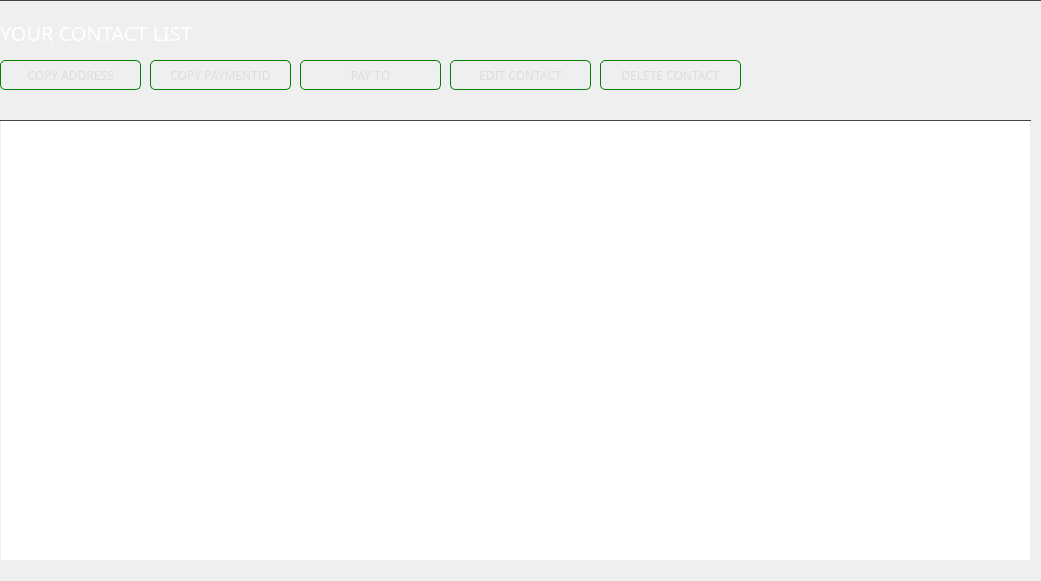
     <widget class="QGroupBox" name="addressBookBox">
      <property name="geometry">
       <rect>
        <x>210</x>
        <y>105</y>
        <width>1041</width>
        <height>581</height>
       </rect>
      </property>
      <property name="styleSheet">
       <string notr="true">border-top: 1px solid #444;</string>
      </property>
      <property name="title">
       <string/>
      </property>
      <widget class="QLabel" name="label_24">
       <property name="geometry">
        <rect>
         <x>0</x>
         <y>20</y>
         <width>241</width>
         <height>25</height>
        </rect>
       </property>
       <property name="font">
        <font>
         <family>Poppins</family>
         <pointsize>-1</pointsize>
        </font>
       </property>
       <property name="styleSheet">
        <string notr="true">color: #fff;
background: transparent;
font-size: 20px;
font-family: Poppins;
border: none;
text-align: left;
</string>
       </property>
       <property name="text">
        <string>YOUR CONTACT LIST</string>
       </property>
      </widget>
      <widget class="QTreeView" name="m_addressBookView">
       <property name="geometry">
        <rect>
         <x>0</x>
         <y>120</y>
         <width>1031</width>
         <height>441</height>
        </rect>
       </property>
       <property name="styleSheet">
        <string notr="true">QHeaderView::section {
	color: white;
	font-weight: bold;
	background-color: #282d31;
	font-family: 'Poppins';
    border-top: none;
	font-size: 14px;
 	border-bottom: 1px solid #444;
   	height: 37px;
}

QTreeView {
	font-family: 'Poppins';
border: none;
    color: #ccc;
font-size: 14px;
    height: 37px;
background-color: #282d31;
}

QTreeView::item {
	font-family: 'Poppins';
    color: #ccc;
	font-size: 14px;
    height: 37px;
}

QTreeView::branch:selected {
  background-color: green;
font-size: 14px;
  color: black;
}

QWidget:item:selected {
	font-family: 'Poppins';
background-color: #555;
font-size: 14px;
  color: #ccc;
}

border: none;
font-size: 14px;
font-family: 'Poppins';
color: #ccc;
</string>
       </property>
       <property name="sizeAdjustPolicy">
        <enum>QAbstractScrollArea::AdjustToContents</enum>
       </property>
       <property name="alternatingRowColors">
        <bool>false</bool>
       </property>
       <property name="indentation">
        <number>0</number>
       </property>
       <property name="rootIsDecorated">
        <bool>false</bool>
       </property>
       <property name="sortingEnabled">
        <bool>true</bool>
       </property>
       <attribute name="headerDefaultSectionSize">
        <number>150</number>
       </attribute>
       <attribute name="headerStretchLastSection">
        <bool>false</bool>
       </attribute>
      </widget>
      <widget class="QPushButton" name="m_copyAddressButton_2">
       <property name="geometry">
        <rect>
         <x>0</x>
         <y>60</y>
         <width>141</width>
         <height>30</height>
        </rect>
       </property>
       <property name="font">
        <font>
         <family>Poppins</family>
         <pointsize>-1</pointsize>
        </font>
       </property>
       <property name="styleSheet">
        <string notr="true">color: #ddd; border: 1px solid green; font-size: 12px; border-radius: 5px; font-family: 'Poppins';</string>
       </property>
       <property name="text">
        <string>COPY ADDRESS</string>
       </property>
      </widget>
      <widget class="QPushButton" name="m_copyPaymentIdButton">
       <property name="geometry">
        <rect>
         <x>150</x>
         <y>60</y>
         <width>141</width>
         <height>30</height>
        </rect>
       </property>
       <property name="font">
        <font>
         <family>Poppins</family>
         <pointsize>-1</pointsize>
        </font>
       </property>
       <property name="styleSheet">
        <string notr="true">color: #ddd; border: 1px solid green; font-size: 12px; border-radius: 5px; font-family: 'Poppins';</string>
       </property>
       <property name="text">
        <string>COPY PAYMENTID</string>
       </property>
      </widget>
      <widget class="QPushButton" name="m_payToButton">
       <property name="geometry">
        <rect>
         <x>300</x>
         <y>60</y>
         <width>141</width>
         <height>30</height>
        </rect>
       </property>
       <property name="font">
        <font>
         <family>Poppins</family>
         <pointsize>-1</pointsize>
        </font>
       </property>
       <property name="styleSheet">
        <string notr="true">color: #ddd; border: 1px solid green; font-size: 12px; border-radius: 5px; font-family: 'Poppins';</string>
       </property>
       <property name="text">
        <string>PAY TO</string>
       </property>
      </widget>
      <widget class="QPushButton" name="m_editAddressButton">
       <property name="geometry">
        <rect>
         <x>450</x>
         <y>60</y>
         <width>141</width>
         <height>30</height>
        </rect>
       </property>
       <property name="font">
        <font>
         <family>Poppins</family>
         <pointsize>-1</pointsize>
        </font>
       </property>
       <property name="styleSheet">
        <string notr="true">color: #ddd; border: 1px solid green; font-size: 12px; border-radius: 5px; font-family: 'Poppins';</string>
       </property>
       <property name="text">
        <string>EDIT CONTACT</string>
       </property>
      </widget>
      <widget class="QPushButton" name="m_deleteAddressButton">
       <property name="geometry">
        <rect>
         <x>600</x>
         <y>60</y>
         <width>141</width>
         <height>30</height>
        </rect>
       </property>
       <property name="font">
        <font>
         <family>Poppins</family>
         <pointsize>-1</pointsize>
        </font>
       </property>
       <property name="styleSheet">
        <string notr="true">color: #ddd; border: 1px solid green; font-size: 12px; border-radius: 5px; font-family: 'Poppins';</string>
       </property>
       <property name="text">
        <string>DELETE CONTACT</string>
       </property>
      </widget>
     </widget>
